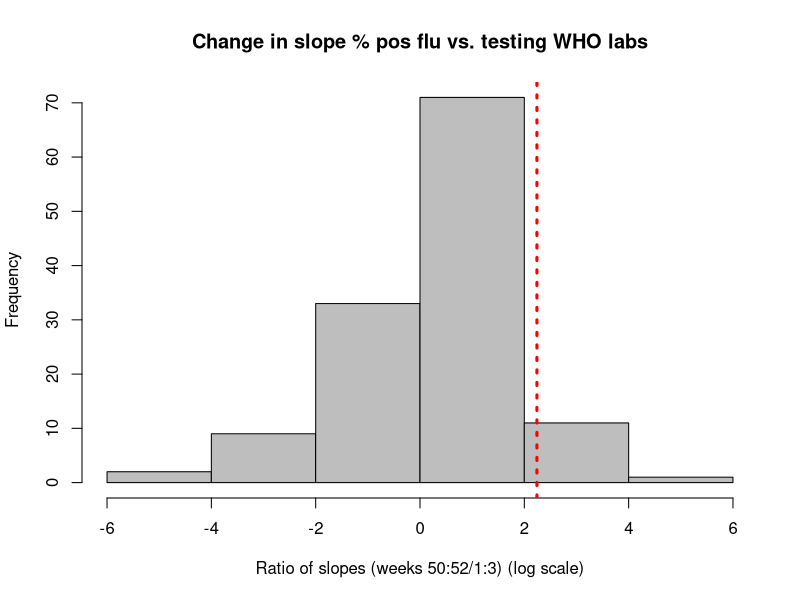
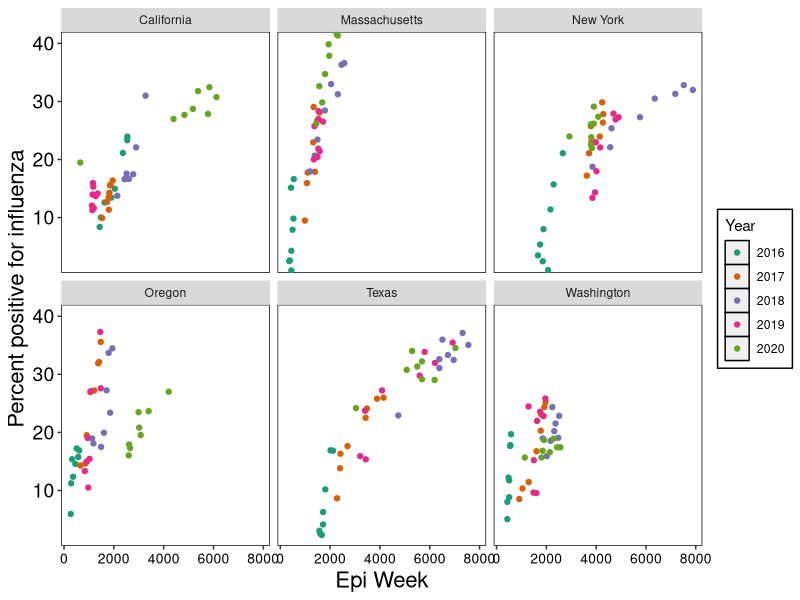
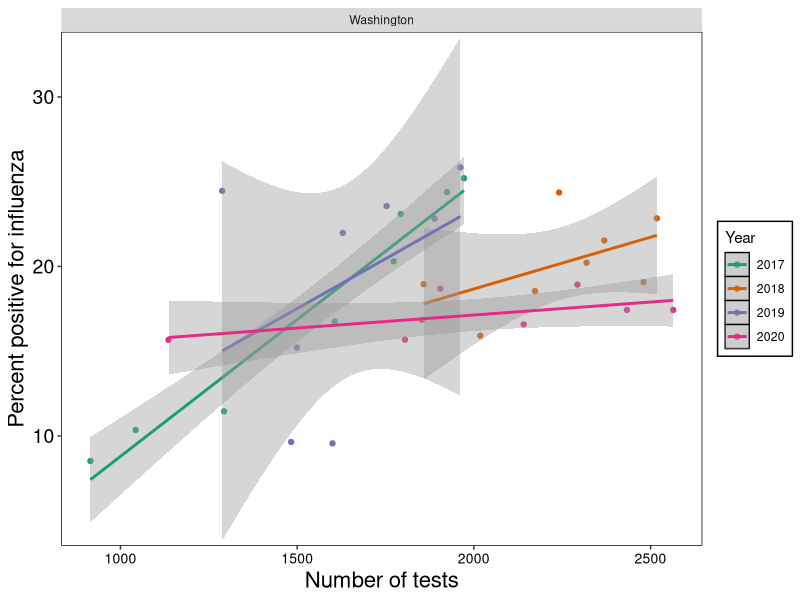
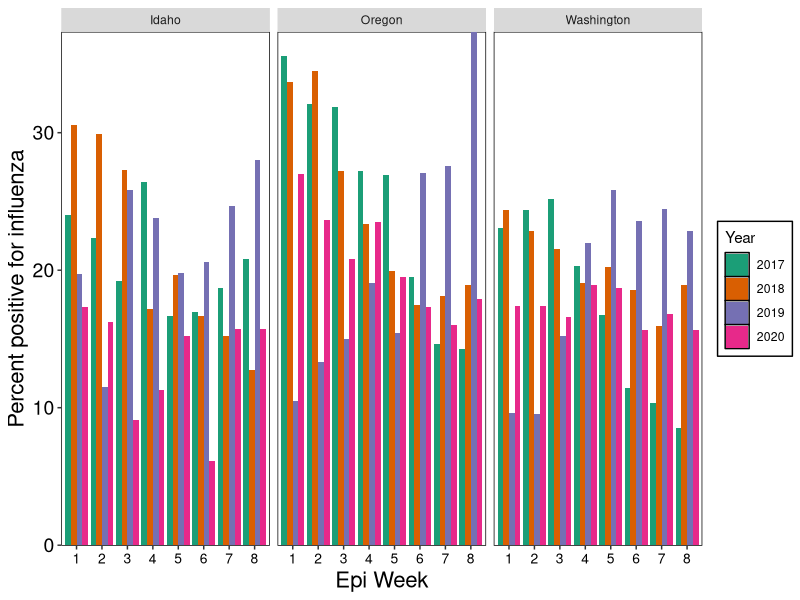

Write the R code that produced these figures, in order.
#SV Scarpino
#Flu lab tests and percent positive
#Sept 2019

###########
#libraries#
###########
library(ggplot2)

###########
#acc funcs#
###########


###############
#Global Params#
###############
save_results <- FALSE
make_plots <- FALSE
time_stamp <- as.numeric(Sys.time())

######
#data#
######
lab_new <- read.csv("Data/WHO_NREVSS_Clinical_Labs.csv", skip = 1, stringsAsFactors = FALSE)
lab_new$TOTAL.SPECIMENS <- as.numeric(lab_new$TOTAL.SPECIMENS)
lab_new$PERCENT.POSITIVE <- as.numeric(lab_new$PERCENT.POSITIVE)

##########
#Analysis#
##########
states <- unique(lab_new$REGION)
years <- 2017:2020
week1 <- 1:4
week2 <- 5:8
slope1 <- matrix(NA, ncol = length(states), nrow = length(years))
colnames(slope1) <- states
row.names(slope1) <- years
slope1 <- as.data.frame(slope1)
slope2 <- slope1
ratio <- slope1
for(i in 1:length(states)){
  for(j in 1:length(years)){
    #slope for weeks 50:52
    use.i.j.1 <- which(lab_new$REGION == states[i] & lab_new$YEAR == years[j] & lab_new$WEEK %in% week1)
    if(length(use.i.j.1) != 4){
      stop()
    }
    ord.i.j.1 <- order(lab_new$WEEK[use.i.j.1])
    use.i.j.1.ord <- use.i.j.1[ord.i.j.1]
    slope1.i.j <- try(lm(as.numeric(lab_new$PERCENT.POSITIVE[use.i.j.1.ord]) ~ as.numeric(lab_new$TOTAL.SPECIMENS[use.i.j.1.ord])), silent = TRUE)
    if(is(slope1.i.j)[1] == "try-error"){
      slope1[j,i] <- NA
    }else{
      slope1[j,i] <- slope1.i.j$coefficients[2]
    }
    
    #slope for weeks 1:3
    use.i.j.2 <- which(lab_new$REGION == states[i] & lab_new$YEAR == (years[j]) & lab_new$WEEK %in% week2)
    if(length(use.i.j.2) != 4){
      stop()
    }
    ord.i.j.2 <- order(lab_new$WEEK[use.i.j.2])
    use.i.j.2.ord <- use.i.j.2[ord.i.j.2]
    slope2.i.j <- try(lm(as.numeric(lab_new$PERCENT.POSITIVE[use.i.j.2.ord]) ~ as.numeric(lab_new$TOTAL.SPECIMENS[use.i.j.2.ord])), silent = TRUE)
    
    if(is(slope2.i.j)[1] == "try-error"){
      slope2[j,i] <- NA
    }else{
      slope2[j,i] <- slope2.i.j$coefficients[2]
    }
  }
}

for(i in 1:nrow(ratio)){
  ratio[i,] <- as.numeric(slope1[i,])/as.numeric(slope2[i,])
}

cali <- which(colnames(ratio) == "California")
length(which(as.matrix(ratio) >= ratio["2020", cali]))/length(which(is.na(as.matrix(ratio)) == FALSE))
rowMeans(ratio, na.rm = TRUE)

hist(log(as.matrix(ratio)), col = "gray", main = "Change in slope % pos flu vs. testing WHO labs", xlab = "Ratio of slopes (weeks 50:52/1:3) (log scale)")
abline(v = ratio["2020", cali], col = "red", lwd = 3, lty = 3)

use <- which(lab_new$WEEK %in% c(1:8) & lab_new$REGION %in% c("New York", "Massachusetts", "California", "Washington", "Oregon", "Texas"))
quartz()
ggplot(lab_new[use,], aes(as.numeric(TOTAL.SPECIMENS), as.numeric(PERCENT.POSITIVE), color = as.factor(YEAR))) + geom_point() + facet_wrap(~REGION)  + scale_color_brewer(palette = "Dark2") + ylab("Percent positive for influenza") + xlab("Epi Week") + theme(legend.position = "right", legend.key = element_rect(fill = "#f0f0f0"), legend.background = element_rect(fill = "#ffffffaa", colour = "black"), panel.background = element_rect(fill = "white", colour = "black"), axis.text.y = element_text(colour = "black", size = 14), axis.text.x = element_text(colour = "black", size = 10), axis.title = element_text(colour = "black", size = 16), panel.grid.minor = element_line(colour = "#00000000",linetype = 3), panel.grid.major = element_line(colour = "#00000000", linetype = 3)) + scale_y_continuous(expand = c(0.01,0.01))+labs(color = "Year")

use <- which(lab_new$WEEK %in% c(1:8) & lab_new$REGION %in% c("Washington") & lab_new$YEAR %in% c(2017, 2018, 2019, 2020))
quartz()
ggplot(lab_new[use,], aes(as.numeric(TOTAL.SPECIMENS), as.numeric(PERCENT.POSITIVE), color = as.factor(YEAR))) +  facet_wrap(~REGION) + geom_point() + scale_color_brewer(palette = "Dark2") + ylab("Percent positive for influenza") + xlab("Number of tests") + theme(legend.position = "right", legend.key = element_rect(fill = "#f0f0f0"), legend.background = element_rect(fill = "#ffffffaa", colour = "black"), panel.background = element_rect(fill = "white", colour = "black"), axis.text.y = element_text(colour = "black", size = 14), axis.text.x = element_text(colour = "black", size = 10), axis.title = element_text(colour = "black", size = 16), panel.grid.minor = element_line(colour = "#00000000",linetype = 3), panel.grid.major = element_line(colour = "#00000000", linetype = 3)) + scale_y_continuous(expand = c(0.01,0.01))+labs(color = "Year") + geom_smooth(method = "lm")

use <- which(lab_new$WEEK %in% c(1:8) & lab_new$REGION %in% c("Washington", "Oregon", "Idaho") & lab_new$YEAR %in% c(2017, 2018, 2019, 2020))
ggplot(lab_new[use,], aes(as.factor(WEEK), as.numeric(PERCENT.POSITIVE), fill = as.factor(YEAR))) + geom_bar(stat = "identity", position = "dodge") + facet_wrap(~REGION)  + scale_fill_brewer(palette = "Dark2") + ylab("Percent positive for influenza") + xlab("Epi Week") + theme(legend.position = "right", legend.key = element_rect(fill = "#f0f0f0"), legend.background = element_rect(fill = "#ffffffaa", colour = "black"), panel.background = element_rect(fill = "white", colour = "black"), axis.text.y = element_text(colour = "black", size = 14), axis.text.x = element_text(colour = "black", size = 10), axis.title = element_text(colour = "black", size = 16), panel.grid.minor = element_line(colour = "#00000000",linetype = 3), panel.grid.major = element_line(colour = "#00000000", linetype = 3)) + scale_y_continuous(expand = c(0.001,0.001))+ labs(fill = "Year")
